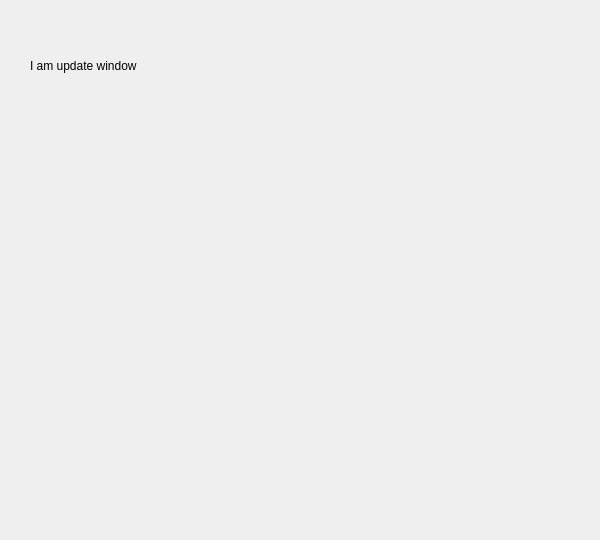
<?xml version="1.0" encoding="UTF-8"?>
<ui version="4.0">
 <class>MenuUpdate</class>
 <widget class="QWidget" name="MenuUpdate">
  <property name="geometry">
   <rect>
    <x>0</x>
    <y>0</y>
    <width>600</width>
    <height>540</height>
   </rect>
  </property>
  <property name="windowTitle">
   <string>MenuUpdate</string>
  </property>
  <widget class="QLabel" name="label">
   <property name="geometry">
    <rect>
     <x>30</x>
     <y>50</y>
     <width>331</width>
     <height>31</height>
    </rect>
   </property>
   <property name="text">
    <string>I am update window</string>
   </property>
  </widget>
 </widget>
 <resources/>
 <connections/>
</ui>
